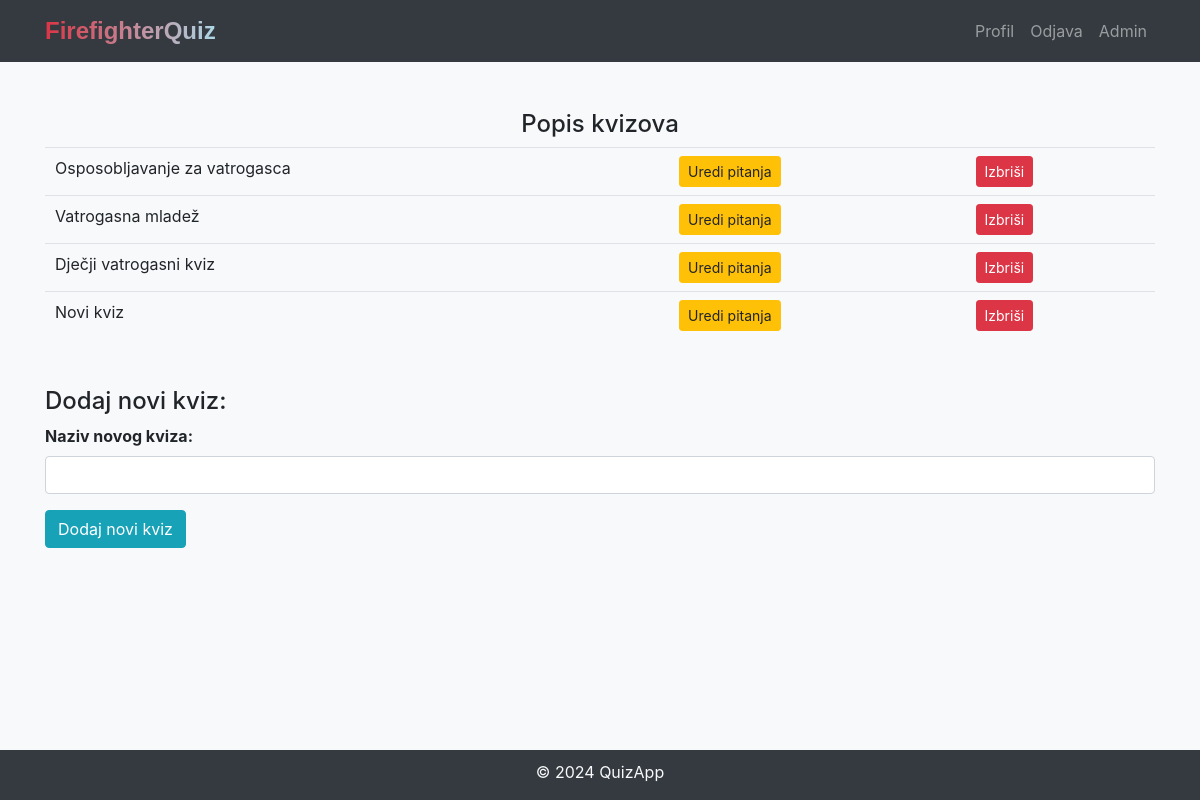
The page /select_quiz (signed in) on the database its author committed.
### models.py (models this page shows)
class Quiz(db.Model):
    id = db.Column(db.Integer, primary_key=True)
    quiz_name = db.Column(db.String(255), nullable=False)
    questions = db.relationship('Question', backref='quiz', lazy=True)
    quiz_scores = db.relationship('QuizScore', backref='quiz', lazy=True)

### views.py (the view)
@admin_app.route('/select_quiz', methods=['GET', 'POST'])
@login_required
def select_quiz():
    quizzes = Quiz.query.all()
    if current_user.is_admin:
        form = SelectQuizForm()
        form.quiz.choices = [(quiz_el.id, quiz_el.quiz_name) for quiz_el in quizzes]
        if form.validate_on_submit():
            selected_quiz_id = int(request.form.get('quiz'))
            return redirect(url_for('admin.list_questions', quiz_id=selected_quiz_id))
        return render_template('admin/selectQuiz.html', form=form, quizzes=quizzes)
    else:
        return redirect(url_for('views.welcome'))

### forms.py
class SelectQuizForm(FlaskForm):
    quiz = SelectField('Odaberi kviz', coerce=int, validators=[DataRequired()])
    submit = SubmitField('Dalje')

### models.py (called while the page is built)
@login_manager.user_loader
def load_user(user_id):
    return User.query.get(int(user_id))

### templates/admin/selectQuiz.html (shortened to what this page needs)
<!DOCTYPE html>
<html lang="en">
<head>
    <link rel="stylesheet" href="https://maxcdn.bootstrapcdn.com/bootstrap/4.5.2/css/bootstrap.min.css">
    <link rel="stylesheet" href="{{ url_for('static', filename='css/styles-quiz.css') }}">
    <link rel="stylesheet" href="{{ url_for('static', filename='css/styles.css') }}">
    <link rel="stylesheet" type="text/css" href="https://cdn.datatables.net/1.10.24/css/jquery.dataTables.css">
</head>
<body class="bg-light">
{% include 'navbar.html' %}
<div class="container mt-5">
    <h4 class="text-center">Popis kvizova</h4>
    <table class="table" id="quizzesTable">
        <tbody>
        {% for quiz in quizzes %}
            <tr>
                <td>{{ quiz.quiz_name }}</td>
                <td>
                    <a href="{{ url_for('admin.list_questions', quiz_id=quiz.id) }}" class="btn btn-warning btn-sm">Uredi pitanja</a>
                </td>
                <td>
                    <a href="{{ url_for('admin.delete_quiz', quiz_id=quiz.id) }}" class="btn btn-danger btn-sm">Izbriši</a>
                </td>
            </tr>
        {% endfor %}
        </tbody>
    </table>
</div>
<div class="container mt-5">
    <h4>Dodaj novi kviz:</h4>
<form method="POST" action="{{ url_for('admin.add_quiz') }}">
    <div class="form-group">
        <label for="new_quiz" class="font-weight-bold">Naziv novog kviza:</label>
        <input type="text" class="form-control" name="new_quiz" required>
    </div>
    <button type="submit" class="btn btn-info">Dodaj novi kviz</button>
</form>
</div>
{% include 'footer.html' %}
</body>
</html>

### static/css/styles-quiz.css (style rules this page uses)
body { background-color: #f8f9fa; }

### static/css/styles.css (style rules this page uses)
body { padding-bottom: 70px; }

### rows shown on the page
Quiz: quiz_name "Osposobljavanje za vatrogasca"
Quiz: quiz_name "Vatrogasna mladež"
Quiz: quiz_name "Dječji vatrogasni kviz"
Quiz: quiz_name "Novi kviz"
